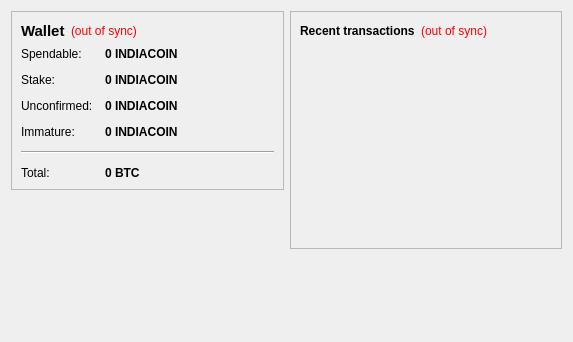
<?xml version="1.0" encoding="UTF-8"?>
<ui version="4.0">
 <class>OverviewPage</class>
 <widget class="QWidget" name="OverviewPage">
  <property name="geometry">
   <rect>
    <x>0</x>
    <y>0</y>
    <width>573</width>
    <height>342</height>
   </rect>
  </property>
  <property name="windowTitle">
   <string>Form</string>
  </property>
  <layout class="QHBoxLayout" name="horizontalLayout" stretch="1,1">
   <item>
    <layout class="QVBoxLayout" name="verticalLayout_2">
     <item>
      <widget class="QFrame" name="frame">
       <property name="frameShape">
        <enum>QFrame::StyledPanel</enum>
       </property>
       <property name="frameShadow">
        <enum>QFrame::Raised</enum>
       </property>
       <layout class="QVBoxLayout" name="verticalLayout_4">
        <item>
         <layout class="QHBoxLayout" name="horizontalLayout_4">
          <item>
           <widget class="QLabel" name="label_5">
            <property name="font">
             <font>
              <pointsize>11</pointsize>
              <weight>75</weight>
              <bold>true</bold>
             </font>
            </property>
            <property name="text">
             <string>Wallet</string>
            </property>
           </widget>
          </item>
          <item>
           <widget class="QLabel" name="labelWalletStatus">
            <property name="toolTip">
             <string>The displayed information may be out of date. Your wallet automatically synchronizes with the INDIACOIN network after a connection is established, but this process has not completed yet.</string>
            </property>
            <property name="styleSheet">
             <string notr="true">QLabel { color: red; }</string>
            </property>
            <property name="text">
             <string notr="true">(out of sync)</string>
            </property>
            <property name="alignment">
             <set>Qt::AlignLeading|Qt::AlignLeft|Qt::AlignVCenter</set>
            </property>
           </widget>
          </item>
          <item>
           <spacer name="horizontalSpacer_2">
            <property name="orientation">
             <enum>Qt::Horizontal</enum>
            </property>
            <property name="sizeHint" stdset="0">
             <size>
              <width>40</width>
              <height>20</height>
             </size>
            </property>
           </spacer>
          </item>
         </layout>
        </item>
        <item>
         <layout class="QFormLayout" name="formLayout_2">
          <property name="fieldGrowthPolicy">
           <enum>QFormLayout::AllNonFixedFieldsGrow</enum>
          </property>
          <property name="horizontalSpacing">
           <number>12</number>
          </property>
          <property name="verticalSpacing">
           <number>12</number>
          </property>
          <item row="0" column="0">
           <widget class="QLabel" name="label">
            <property name="text">
             <string>Spendable:</string>
            </property>
           </widget>
          </item>
          <item row="0" column="1">
           <widget class="QLabel" name="labelBalance">
            <property name="font">
             <font>
              <weight>75</weight>
              <bold>true</bold>
             </font>
            </property>
            <property name="cursor">
             <cursorShape>IBeamCursor</cursorShape>
            </property>
            <property name="toolTip">
             <string>Your current spendable balance</string>
            </property>
            <property name="text">
             <string notr="true">0 INDIACOIN</string>
            </property>
            <property name="textInteractionFlags">
             <set>Qt::LinksAccessibleByMouse|Qt::TextSelectableByKeyboard|Qt::TextSelectableByMouse</set>
            </property>
           </widget>
          </item>
          <item row="1" column="0">
           <widget class="QLabel" name="label_6">
            <property name="text">
             <string>Stake:</string>
            </property>
           </widget>
          </item>
          <item row="1" column="1">
           <widget class="QLabel" name="labelStake">
            <property name="font">
             <font>
              <weight>75</weight>
              <bold>true</bold>
             </font>
            </property>
            <property name="cursor">
             <cursorShape>IBeamCursor</cursorShape>
            </property>
            <property name="toolTip">
             <string>Total of coins that was staked, and do not yet count toward the current balance</string>
            </property>
            <property name="text">
             <string notr="true">0 INDIACOIN</string>
            </property>
            <property name="textInteractionFlags">
             <set>Qt::LinksAccessibleByMouse|Qt::TextSelectableByKeyboard|Qt::TextSelectableByMouse</set>
            </property>
           </widget>
          </item>
          <item row="2" column="0">
           <widget class="QLabel" name="label_3">
            <property name="text">
             <string>Unconfirmed:</string>
            </property>
           </widget>
          </item>
          <item row="2" column="1">
           <widget class="QLabel" name="labelUnconfirmed">
            <property name="font">
             <font>
              <weight>75</weight>
              <bold>true</bold>
             </font>
            </property>
            <property name="cursor">
             <cursorShape>IBeamCursor</cursorShape>
            </property>
            <property name="toolTip">
             <string>Total of transactions that have yet to be confirmed, and do not yet count toward the current balance</string>
            </property>
            <property name="text">
             <string notr="true">0 INDIACOIN</string>
            </property>
            <property name="textInteractionFlags">
             <set>Qt::LinksAccessibleByMouse|Qt::TextSelectableByKeyboard|Qt::TextSelectableByMouse</set>
            </property>
           </widget>
          </item>
          <item row="3" column="0">
           <widget class="QLabel" name="labelImmatureText">
            <property name="text">
             <string>Immature:</string>
            </property>
           </widget>
          </item>
          <item row="3" column="1">
           <widget class="QLabel" name="labelImmature">
            <property name="font">
             <font>
              <weight>75</weight>
              <bold>true</bold>
             </font>
            </property>
            <property name="toolTip">
             <string>Mined balance that has not yet matured</string>
            </property>
            <property name="text">
             <string notr="true">0 INDIACOIN</string>
            </property>
            <property name="textInteractionFlags">
             <set>Qt::LinksAccessibleByMouse|Qt::TextSelectableByKeyboard|Qt::TextSelectableByMouse</set>
            </property>
           </widget>
          </item>
          <item row="4" column="0" colspan="2">
           <widget class="Line" name="line">
            <property name="orientation">
             <enum>Qt::Horizontal</enum>
            </property>
           </widget>
          </item>
          <item row="5" column="0">
           <widget class="QLabel" name="labelTotalText">
            <property name="text">
             <string>Total:</string>
            </property>
           </widget>
          </item>
          <item row="5" column="1">
           <widget class="QLabel" name="labelTotal">
            <property name="font">
             <font>
              <weight>75</weight>
              <bold>true</bold>
             </font>
            </property>
            <property name="cursor">
             <cursorShape>IBeamCursor</cursorShape>
            </property>
            <property name="toolTip">
             <string>Your current total balance</string>
            </property>
            <property name="text">
             <string notr="true">0 BTC</string>
            </property>
            <property name="textInteractionFlags">
             <set>Qt::LinksAccessibleByMouse|Qt::TextSelectableByKeyboard|Qt::TextSelectableByMouse</set>
            </property>
           </widget>
          </item>
         </layout>
        </item>
       </layout>
      </widget>
     </item>
     <item>
      <spacer name="verticalSpacer">
       <property name="orientation">
        <enum>Qt::Vertical</enum>
       </property>
       <property name="sizeHint" stdset="0">
        <size>
         <width>20</width>
         <height>40</height>
        </size>
       </property>
      </spacer>
     </item>
    </layout>
   </item>
   <item>
    <layout class="QVBoxLayout" name="verticalLayout_3">
     <item>
      <widget class="QFrame" name="frame_2">
       <property name="frameShape">
        <enum>QFrame::StyledPanel</enum>
       </property>
       <property name="frameShadow">
        <enum>QFrame::Raised</enum>
       </property>
       <layout class="QVBoxLayout" name="verticalLayout">
        <item>
         <layout class="QHBoxLayout" name="horizontalLayout_2">
          <item>
           <widget class="QLabel" name="label_4">
            <property name="text">
             <string>&lt;b&gt;Recent transactions&lt;/b&gt;</string>
            </property>
           </widget>
          </item>
          <item>
           <widget class="QLabel" name="labelTransactionsStatus">
            <property name="toolTip">
             <string>The displayed information may be out of date. Your wallet automatically synchronizes with the INDIACOIN network after a connection is established, but this process has not completed yet.</string>
            </property>
            <property name="styleSheet">
             <string notr="true">QLabel { color: red; }</string>
            </property>
            <property name="text">
             <string notr="true">(out of sync)</string>
            </property>
            <property name="alignment">
             <set>Qt::AlignRight|Qt::AlignTrailing|Qt::AlignVCenter</set>
            </property>
           </widget>
          </item>
          <item>
           <spacer name="horizontalSpacer">
            <property name="orientation">
             <enum>Qt::Horizontal</enum>
            </property>
            <property name="sizeHint" stdset="0">
             <size>
              <width>40</width>
              <height>20</height>
             </size>
            </property>
           </spacer>
          </item>
         </layout>
        </item>
        <item>
         <widget class="QListView" name="listTransactions">
          <property name="styleSheet">
           <string notr="true">QListView { background: transparent; }</string>
          </property>
          <property name="frameShape">
           <enum>QFrame::NoFrame</enum>
          </property>
          <property name="verticalScrollBarPolicy">
           <enum>Qt::ScrollBarAlwaysOff</enum>
          </property>
          <property name="horizontalScrollBarPolicy">
           <enum>Qt::ScrollBarAlwaysOff</enum>
          </property>
          <property name="selectionMode">
           <enum>QAbstractItemView::NoSelection</enum>
          </property>
         </widget>
        </item>
       </layout>
      </widget>
     </item>
     <item>
      <spacer name="verticalSpacer_2">
       <property name="orientation">
        <enum>Qt::Vertical</enum>
       </property>
       <property name="sizeHint" stdset="0">
        <size>
         <width>20</width>
         <height>40</height>
        </size>
       </property>
      </spacer>
     </item>
    </layout>
   </item>
  </layout>
 </widget>
 <resources/>
 <connections/>
</ui>
